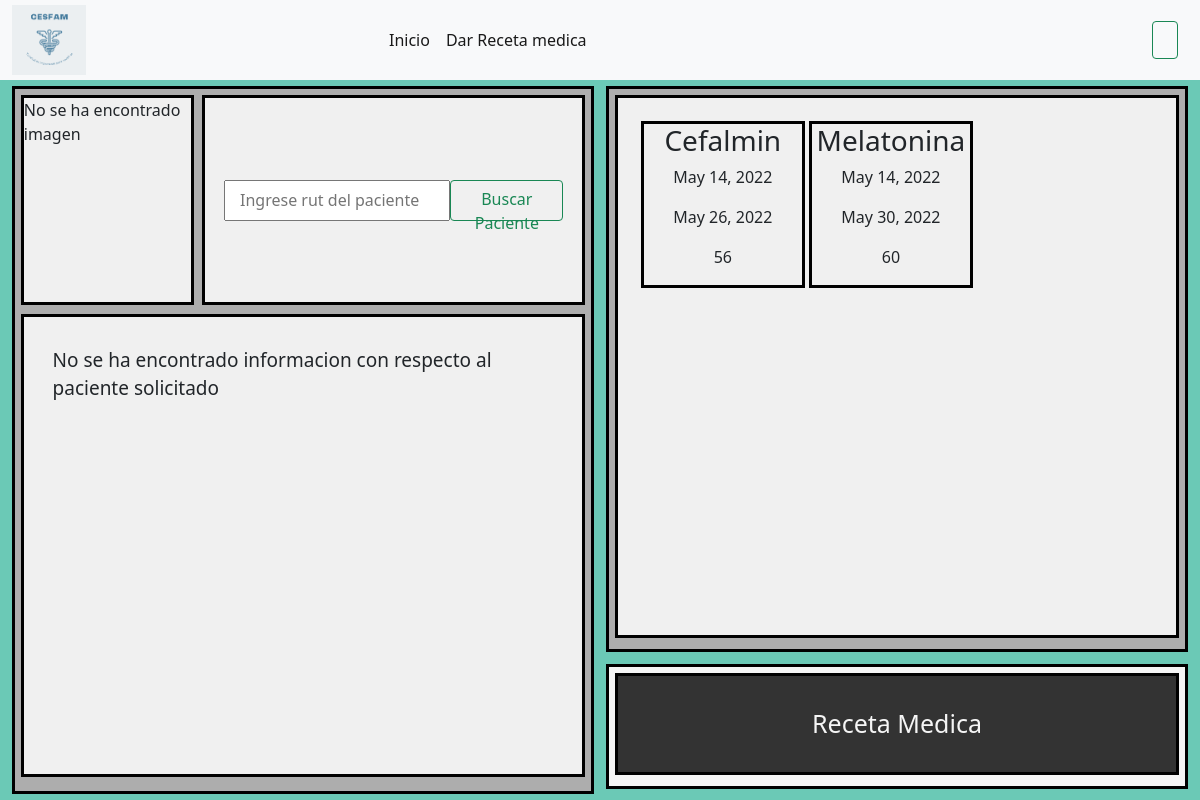
Page /medico_home/ on the earlier database version.
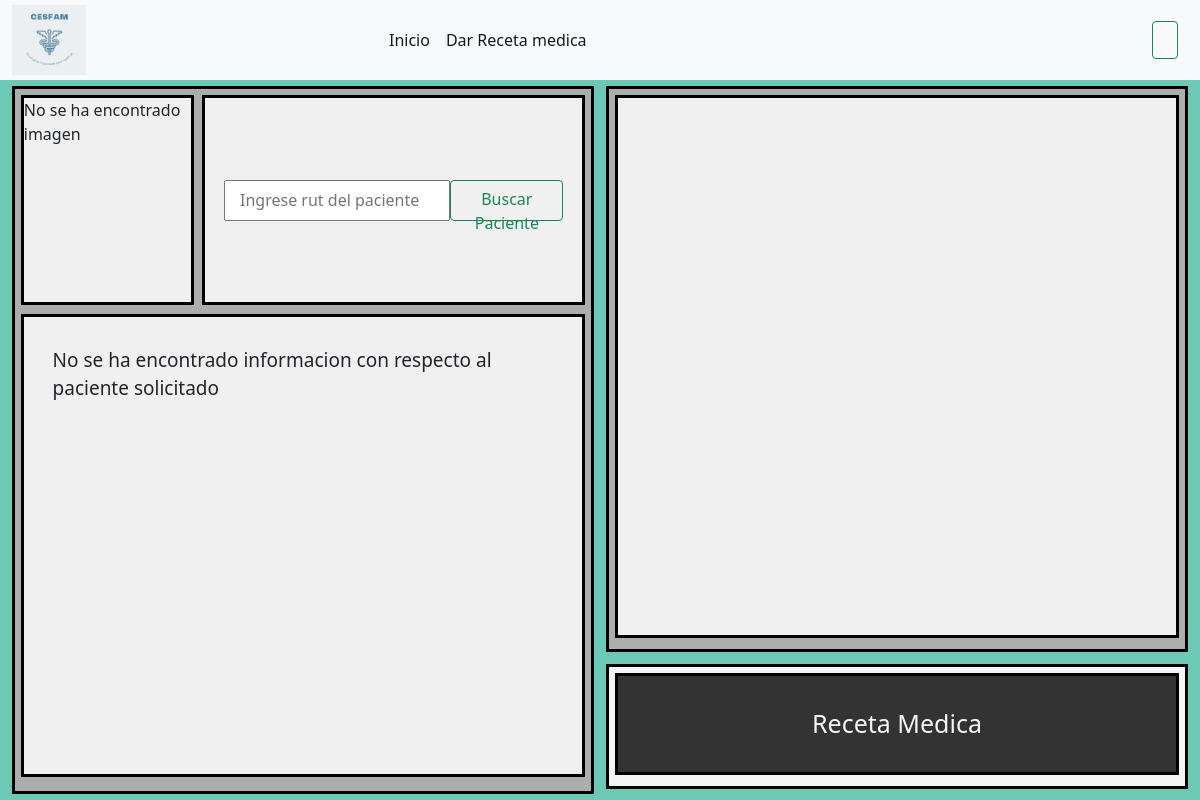
Same page on the later database version.
### polls/models.py (models this page shows, shortened)
class Medicamento(models.Model):
    nombre_medicamento = models.CharField(max_length=25)
    fecha_elab_medicamento = models.DateField(null=True)
    fecha_venc_medicamento = models.DateField(null=True)
    cantidad_medicamento = models.CharField(max_length=4)

### polls/views.py (the view)
# urls.py: path('medico_home/', views.medico_home, name='medico_home'),
def medico_home(request):
    buscar_paciente = request.GET.get('buscador_paciente')
    medicamento = Medicamento.objects.all()
    paciente = Paciente.objects.all()
    verif = False
    if buscar_paciente and Paciente.objects.filter(Q(run_paciente = buscar_paciente)):
        paciente = Paciente.objects.filter(Q(run_paciente = buscar_paciente))
        verif = True
    data = {
        'paciente':paciente,
        'medicamento': medicamento,
        'verif':verif
    }
    return render(request, 'medico/medico_home.html', data)

### polls/templates/medico/medico_home.html (shortened to what this page needs)
{% extends 'base/base.html' %}
{% load static %}
{% block styles %}
<link rel="stylesheet" href="{% static 'styles/medico_home.css' %}?{% now 'U' %}">
{% endblock %}
{% block link0 %}
<a class="nav-link active" aria-current="page" href="{% url 'medico_home' %}">Inicio</a>
{% endblock %}
{% block link2 %}
<a class="nav-link active" aria-current="page" href="{% url 'medico_receta_medica' %}">Dar Receta medica</a>
{% endblock %}
{% block main %}
  <div class='box_paciente_med'>
    <div class='buscador_paciente'>
      <form class="d-flex" method='GET' action='{% url 'medico_home' %}'>
        <input name='buscador_paciente' type='search' placeholder='Ingrese rut del paciente'>
        <button class="btn btn-outline-success" type="submit">Buscar Paciente</button>
      </form>
    </div>
    {% if verif %}
      {% for p in paciente %}
      <div class='img_paciente'>
        <img src='{{ p.img_paciente.url }}' width='100%' height='100%'>
      </div>
      <div class='informacion_paciente'>
        <h4>Run paciente: {{ p.run_paciente }}</h4>
        <p>Dv paciente: {{ p.dv_paciente }}</p>
        <p>Nombre paciente: {{ p.nombre_paciente }}</p>
        <p>Apellido paciente: {{ p.apellido_paciente }}</p>
        <p>Edad paciente: {{ p.edad_paciente }}</p>
        <p>Sexo paciente: {{ p.sexo_paciente }}</p>
        <p>Direccion paciente: {{ p.direccion_paciente }}</p>
        <p>Mail paciente: {{ p.mail_paciente }}</p>
        <p>Numero telefonico: {{ p.numero_telefonico }}</p>
      </div>
      {% endfor %}
    {% else %}
      <div class='img_paciente'>
        <p>No se ha encontrado imagen</p>
      </div>
      <div class='informacion_paciente'>
        <p>No se ha encontrado informacion con respecto al paciente solicitado</p>
      </div>
    {% endif %}
  </div>
  <div class='box_stock'>
    <div class='informacion_stock'>
      {% for s in medicamento %}
      <div class = 'caja_med'>
        <h3>{{ s.nombre_medicamento }}</h3>
        <p>{{ s.fecha_elab_medicamento }}</p>
        <p>{{ s.fecha_venc_medicamento }}</p>
        <p>{{ s.cantidad_medicamento }}</p>
      </div>
      {% endfor %}
    </div>
  </div>
  <div class='hacer_receta_medica'>
    <div class='interior_envio'>
      <a href="{% url 'medico_receta_medica' %}">Receta Medica</a>
    </div>
  </div>
  {% endblock %}

Differences in the rows shown:
removed Medicamento: nombre_medicamento "Cefalmin", fecha_elab_medicamento "May 14, 2022", fecha_venc_medicamento "May 26, 2022", cantidad_medicamento "56"
removed Medicamento: nombre_medicamento "Melatonina", fecha_elab_medicamento "May 14, 2022", fecha_venc_medicamento "May 30, 2022", cantidad_medicamento "60"
